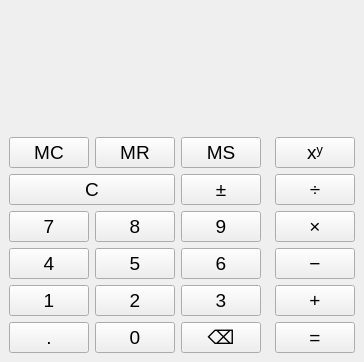
<?xml version="1.0" encoding="UTF-8"?>
<ui version="4.0">
 <class>MainWindow</class>
 <widget class="QMainWindow" name="MainWindow">
  <property name="geometry">
   <rect>
    <x>0</x>
    <y>0</y>
    <width>364</width>
    <height>362</height>
   </rect>
  </property>
  <property name="sizePolicy">
   <sizepolicy hsizetype="Preferred" vsizetype="Preferred">
    <horstretch>0</horstretch>
    <verstretch>0</verstretch>
   </sizepolicy>
  </property>
  <property name="font">
   <font>
    <pointsize>14</pointsize>
   </font>
  </property>
  <property name="windowTitle">
   <string>Калькулятор</string>
  </property>
  <widget class="QWidget" name="centralwidget">
   <layout class="QGridLayout" name="gridLayout" rowstretch="0,0,0" columnstretch="0">
    <item row="2" column="0">
     <layout class="QGridLayout" name="gridLayout_3" columnstretch="0,0,0,0,0">
      <property name="leftMargin">
       <number>0</number>
      </property>
      <property name="topMargin">
       <number>0</number>
      </property>
      <property name="rightMargin">
       <number>0</number>
      </property>
      <property name="bottomMargin">
       <number>0</number>
      </property>
      <property name="horizontalSpacing">
       <number>6</number>
      </property>
      <item row="3" column="2">
       <widget class="QPushButton" name="tb_six">
        <property name="text">
         <string>6</string>
        </property>
       </widget>
      </item>
      <item row="1" column="0" colspan="2">
       <widget class="QPushButton" name="tb_reset">
        <property name="text">
         <string>C</string>
        </property>
       </widget>
      </item>
      <item row="5" column="4">
       <widget class="QPushButton" name="tb_equal">
        <property name="text">
         <string>=</string>
        </property>
       </widget>
      </item>
      <item row="2" column="4">
       <widget class="QPushButton" name="tb_multiplicate">
        <property name="text">
         <string>×</string>
        </property>
       </widget>
      </item>
      <item row="2" column="1">
       <widget class="QPushButton" name="tb_eight">
        <property name="text">
         <string>8</string>
        </property>
       </widget>
      </item>
      <item row="4" column="2">
       <widget class="QPushButton" name="tb_three">
        <property name="text">
         <string>3</string>
        </property>
       </widget>
      </item>
      <item row="0" column="1">
       <widget class="QPushButton" name="tn_mr">
        <property name="text">
         <string>MR</string>
        </property>
       </widget>
      </item>
      <item row="2" column="2">
       <widget class="QPushButton" name="tb_nine">
        <property name="text">
         <string>9</string>
        </property>
       </widget>
      </item>
      <item row="3" column="0">
       <widget class="QPushButton" name="tb_four">
        <property name="text">
         <string>4</string>
        </property>
       </widget>
      </item>
      <item row="5" column="1">
       <widget class="QPushButton" name="tb_zero">
        <property name="text">
         <string>0</string>
        </property>
       </widget>
      </item>
      <item row="0" column="2">
       <widget class="QPushButton" name="tb_ms">
        <property name="text">
         <string>MS</string>
        </property>
       </widget>
      </item>
      <item row="0" column="0">
       <widget class="QPushButton" name="tb_mc">
        <property name="text">
         <string>MC</string>
        </property>
       </widget>
      </item>
      <item row="5" column="2">
       <widget class="QPushButton" name="tb_backspace">
        <property name="text">
         <string>⌫</string>
        </property>
       </widget>
      </item>
      <item row="0" column="4">
       <widget class="QPushButton" name="tb_power">
        <property name="text">
         <string>xʸ</string>
        </property>
       </widget>
      </item>
      <item row="1" column="4">
       <widget class="QPushButton" name="tb_divide">
        <property name="text">
         <string>÷</string>
        </property>
       </widget>
      </item>
      <item row="4" column="4">
       <widget class="QPushButton" name="tb_add">
        <property name="text">
         <string>+</string>
        </property>
       </widget>
      </item>
      <item row="3" column="1">
       <widget class="QPushButton" name="tb_five">
        <property name="text">
         <string>5</string>
        </property>
       </widget>
      </item>
      <item row="4" column="1">
       <widget class="QPushButton" name="tb_two">
        <property name="text">
         <string>2</string>
        </property>
       </widget>
      </item>
      <item row="4" column="0">
       <widget class="QPushButton" name="tb_one">
        <property name="text">
         <string>1</string>
        </property>
       </widget>
      </item>
      <item row="5" column="0">
       <widget class="QPushButton" name="tb_comma">
        <property name="text">
         <string>.</string>
        </property>
       </widget>
      </item>
      <item row="3" column="4">
       <widget class="QPushButton" name="tb_substract">
        <property name="text">
         <string>−</string>
        </property>
       </widget>
      </item>
      <item row="2" column="0">
       <widget class="QPushButton" name="tb_seven">
        <property name="text">
         <string>7</string>
        </property>
       </widget>
      </item>
      <item row="1" column="2">
       <widget class="QPushButton" name="tb_negate">
        <property name="text">
         <string>±</string>
        </property>
       </widget>
      </item>
      <item row="1" column="3">
       <spacer name="horizontalSpacer">
        <property name="orientation">
         <enum>Qt::Horizontal</enum>
        </property>
        <property name="sizeHint" stdset="0">
         <size>
          <width>40</width>
          <height>20</height>
         </size>
        </property>
       </spacer>
      </item>
     </layout>
    </item>
    <item row="0" column="0">
     <widget class="QLabel" name="l_formula">
      <property name="text">
       <string/>
      </property>
      <property name="alignment">
       <set>Qt::AlignRight|Qt::AlignTrailing|Qt::AlignVCenter</set>
      </property>
     </widget>
    </item>
    <item row="1" column="0">
     <layout class="QHBoxLayout" name="horizontalLayout" stretch="0,1">
      <item>
       <widget class="QLabel" name="l_memory">
        <property name="text">
         <string/>
        </property>
       </widget>
      </item>
      <item>
       <widget class="QLabel" name="l_result">
        <property name="text">
         <string/>
        </property>
        <property name="alignment">
         <set>Qt::AlignRight|Qt::AlignTrailing|Qt::AlignVCenter</set>
        </property>
       </widget>
      </item>
     </layout>
    </item>
   </layout>
  </widget>
 </widget>
 <resources/>
 <connections/>
</ui>
